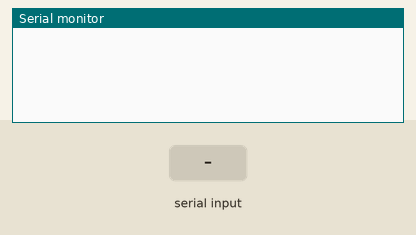
Simulated run of this sketch. Board: Arduino Uno, built with avr-gcc and run on an emulated ATmega328P. Shown: the last lines printed to the serial monitor. The test bench sets the inputs (shaded band).

Above: at 1.2 s.
1.3 s: "90,45\n" received over Serial
At 1.9 s:
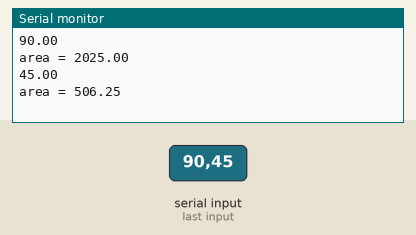
2.8 s: "30,150\n" received over Serial
At 4.2 s:
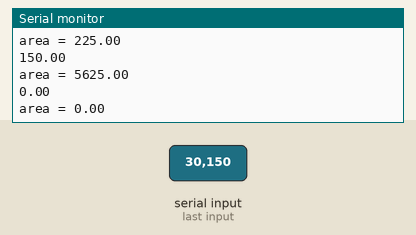
Timing chart, 0 to 5.8 s (numbered marks = the images above; inputs shaded):
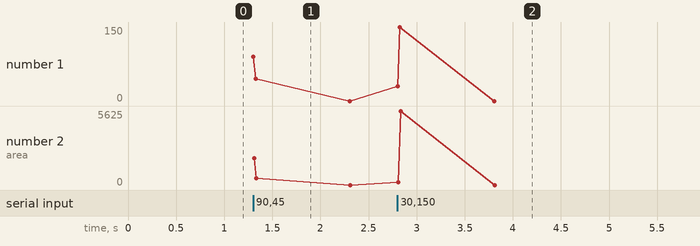

The sketch:

lab2_5.ino
```cpp
float ab = 0;
float area = 0;
void setup() {
Serial.begin(9600);

}

void loop() {
 if(Serial.available()){
  ab = Serial.parseFloat();
  Serial.println(ab);
  area = ab*ab/4;
  Serial.print("area = ");
  Serial.println(area);
 }

}
```

Measured:
- after the input at 1.3 s, the serial monitor: prints a new line at once (image 1)
- after the input at 2.8 s, the serial monitor: prints a new line at once (image 2)
